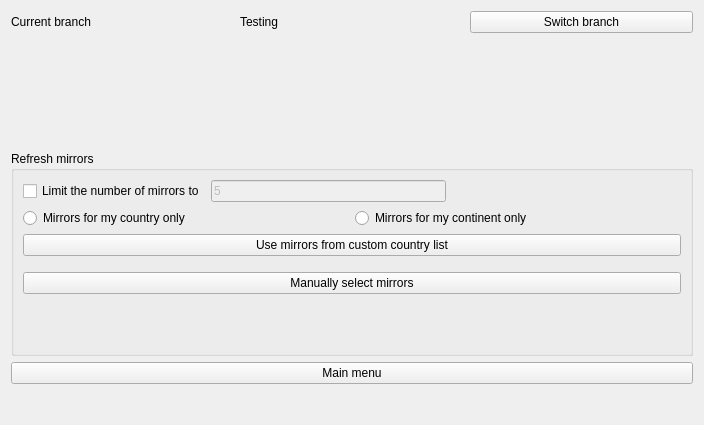
<?xml version="1.0" encoding="UTF-8"?>
<ui version="4.0">
 <class>Form</class>
 <widget class="QWidget" name="Form">
  <property name="geometry">
   <rect>
    <x>0</x>
    <y>0</y>
    <width>704</width>
    <height>425</height>
   </rect>
  </property>
  <property name="windowTitle">
   <string>Manage mirrors</string>
  </property>
  <layout class="QGridLayout" name="gridLayout">
   <item row="0" column="0">
    <layout class="QVBoxLayout" name="verticalLayout">
     <property name="bottomMargin">
      <number>30</number>
     </property>
     <item>
      <layout class="QHBoxLayout" name="horizontalLayout">
       <item>
        <widget class="QLabel" name="label_2">
         <property name="text">
          <string>Current branch</string>
         </property>
        </widget>
       </item>
       <item>
        <widget class="QLabel" name="label">
         <property name="text">
          <string>Testing</string>
         </property>
        </widget>
       </item>
       <item>
        <widget class="QPushButton" name="pushButton_2">
         <property name="text">
          <string>Switch branch</string>
         </property>
        </widget>
       </item>
      </layout>
     </item>
     <item>
      <spacer name="verticalSpacer">
       <property name="orientation">
        <enum>Qt::Vertical</enum>
       </property>
       <property name="sizeHint" stdset="0">
        <size>
         <width>20</width>
         <height>40</height>
        </size>
       </property>
      </spacer>
     </item>
     <item>
      <layout class="QHBoxLayout" name="horizontalLayout_2">
       <item>
        <widget class="QGroupBox" name="groupBox">
         <property name="title">
          <string>Refresh mirrors</string>
         </property>
         <layout class="QGridLayout" name="gridLayout_2">
          <item row="0" column="0">
           <layout class="QVBoxLayout" name="verticalLayout_2">
            <property name="bottomMargin">
             <number>30</number>
            </property>
            <item>
             <layout class="QHBoxLayout" name="horizontalLayout_3">
              <item>
               <widget class="QCheckBox" name="checkBox_limit_number_of_mirrors">
                <property name="text">
                 <string>Limit the number of mirrors to</string>
                </property>
               </widget>
              </item>
              <item>
               <widget class="QLineEdit" name="ledit_number_of_mirrors">
                <property name="enabled">
                 <bool>false</bool>
                </property>
                <property name="text">
                 <string>5</string>
                </property>
               </widget>
              </item>
              <item>
               <spacer name="horizontalSpacer">
                <property name="orientation">
                 <enum>Qt::Horizontal</enum>
                </property>
                <property name="sizeHint" stdset="0">
                 <size>
                  <width>40</width>
                  <height>20</height>
                 </size>
                </property>
               </spacer>
              </item>
             </layout>
            </item>
            <item>
             <layout class="QHBoxLayout" name="horizontalLayout_5">
              <item>
               <widget class="QRadioButton" name="radioButton_2">
                <property name="text">
                 <string>Mirrors for my country only</string>
                </property>
               </widget>
              </item>
              <item>
               <widget class="QRadioButton" name="radioButton">
                <property name="text">
                 <string>Mirrors for my continent only</string>
                </property>
               </widget>
              </item>
             </layout>
            </item>
            <item>
             <layout class="QHBoxLayout" name="horizontalLayout_6">
              <property name="bottomMargin">
               <number>10</number>
              </property>
              <item>
               <widget class="QPushButton" name="pushButton">
                <property name="text">
                 <string>Use mirrors from custom country list</string>
                </property>
               </widget>
              </item>
             </layout>
            </item>
            <item>
             <layout class="QHBoxLayout" name="horizontalLayout_7">
              <property name="bottomMargin">
               <number>20</number>
              </property>
              <item>
               <widget class="QPushButton" name="pushButton_3">
                <property name="text">
                 <string>Manually select mirrors</string>
                </property>
               </widget>
              </item>
             </layout>
            </item>
           </layout>
          </item>
         </layout>
        </widget>
       </item>
      </layout>
     </item>
     <item>
      <widget class="QPushButton" name="btn_mainmenu">
       <property name="text">
        <string>Main menu</string>
       </property>
      </widget>
     </item>
    </layout>
   </item>
  </layout>
 </widget>
 <resources/>
 <connections/>
</ui>
